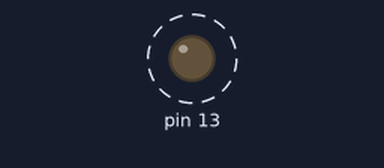
The sketch below on a simulated Arduino Uno, built with avr-gcc and run on an emulated ATmega328P. On the bench: output pins drawn as LEDs (lit = HIGH). Dashed ring = blinking.

Above: at 0.5 s.
Timing chart, 0 to 4.6 s (numbered marks = the images above):
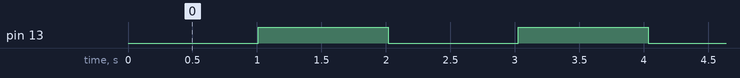

Measured:
- by itself, pin 13: alternates HIGH for 1.0 s and LOW for 1.0 s

The sketch:

_04.1_TIMER_TIMER2_TIMEBASE.ino
```cpp
#include <avr/interrupt.h>
#include <avr/io.h>
unsigned int toggle = 0;  //used to keep the state of the LED
unsigned int count = 0;   //used to keep count of how many interrupts were fired

//Timer2 Overflow Interrupt Vector, called every 1ms
ISR(TIMER2_OVF_vect) {
  count++;               //Increments the interrupt counter
  if(count > 999){
    toggle = !toggle;    //toggles the LED state
    count = 0;           //Resets the interrupt counter
  }
  digitalWrite(13,toggle);
  TCNT2 = 130;           //Reset Timer to 130 out of 255
  TIFR2 = 0x00;          //Timer2 INT Flag Reg: Clear Timer Overflow Flag
};

void setup() {
  pinMode(13,OUTPUT);

  //Setup Timer2 to fire every 1ms
  TCCR2B = 0x00;        //Disbale Timer2 while we set it up
  TCNT2  = 130;         //Reset Timer Count to 130 out of 255
  TIFR2  = 0x00;        //Timer2 INT Flag Reg: Clear Timer Overflow Flag
  TIMSK2 = 0x01;        //Timer2 INT Reg: Timer2 Overflow Interrupt Enable
  TCCR2A = 0x00;        //Timer2 Control Reg A: Wave Gen Mode normal
  TCCR2B = 0x05;        //Timer2 Control Reg B: Timer Prescaler set to 128
}


void loop() {
  // put your main code here, to run repeatedly:

}
```
